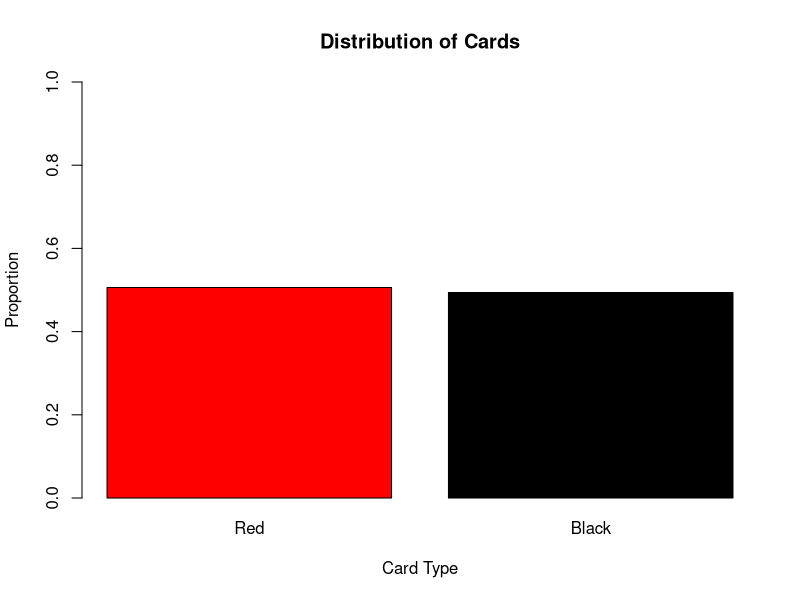
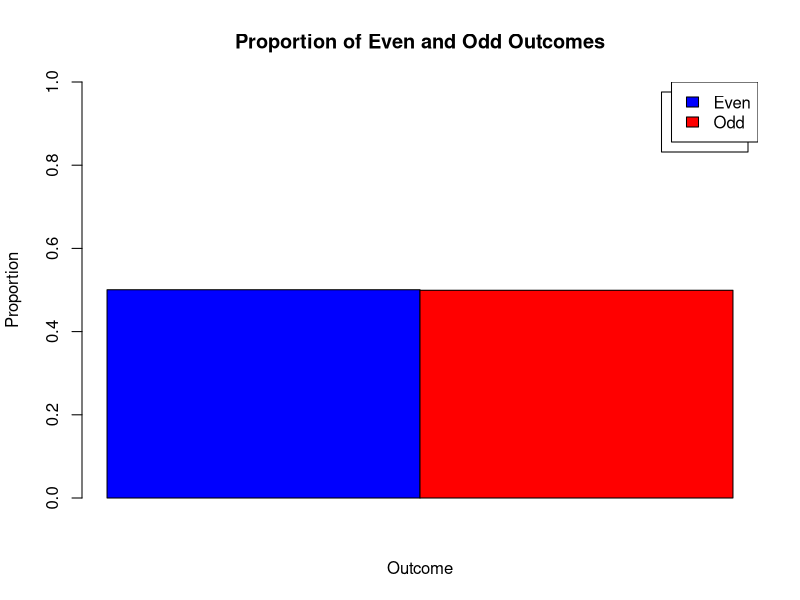

Here is the R script that generated these plots, in order:
## ---- chunk 1
knitr::opts_chunk$set(echo = TRUE)
## ---- chunk 2
toss <- sample(c( "H","T"), 15000, replace = TRUE)

table(toss) / 15000
## ---- chunk 3
cards <- sample(c("Red", "Black"), 15000, replace = TRUE, prob = c(0.5, 0.5))

table(cards) / 15000

plot <- table(cards) / length(cards)

barplot(plot, main = "Distribution of Cards", xlab = "Card Type", ylab = "Proportion", names.arg = c("Red", "Black"), col = c("red", "black"),ylim = c(0, 1))

## ---- chunk 4

die <- sample(1:6, 15000, replace = TRUE)

even <- sum(die %% 2 == 0)
odd <- sum(die %% 2 != 0)

peven <- even / length(die)
podd <- odd / length(die)

result <- data.frame(Even = peven, Odd = podd)
result

barplot(t(result), beside = TRUE, col = c("blue", "red"),
        ylim = c(0, 1), main = "Proportion of Even and Odd Outcomes",
        xlab = "Outcome", ylab = "Proportion", legend.text = TRUE)
legend("topright", legend = c("Even", "Odd"), fill = c("blue", "red"))

